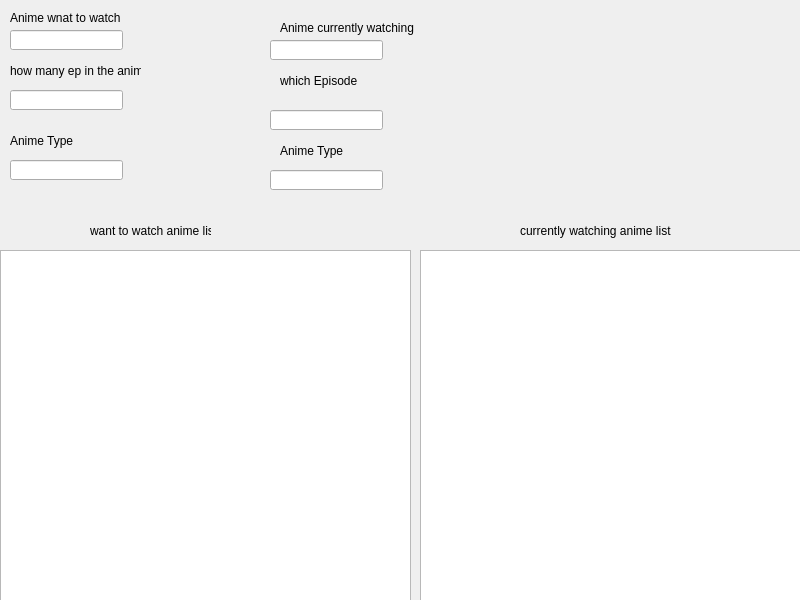
<?xml version="1.0" encoding="UTF-8"?>
<ui version="4.0">
 <class>MainWindow</class>
 <widget class="QMainWindow" name="MainWindow">
  <property name="geometry">
   <rect>
    <x>0</x>
    <y>0</y>
    <width>800</width>
    <height>600</height>
   </rect>
  </property>
  <property name="windowTitle">
   <string>MainWindow</string>
  </property>
  <widget class="QWidget" name="centralwidget">
   <widget class="QLineEdit" name="awtw">
    <property name="geometry">
     <rect>
      <x>10</x>
      <y>30</y>
      <width>113</width>
      <height>20</height>
     </rect>
    </property>
   </widget>
   <widget class="QLabel" name="walab">
    <property name="geometry">
     <rect>
      <x>10</x>
      <y>10</y>
      <width>111</width>
      <height>16</height>
     </rect>
    </property>
    <property name="text">
     <string>Anime wnat to watch</string>
    </property>
   </widget>
   <widget class="QLabel" name="hmlab">
    <property name="geometry">
     <rect>
      <x>10</x>
      <y>60</y>
      <width>131</width>
      <height>21</height>
     </rect>
    </property>
    <property name="text">
     <string>how many ep in the anime</string>
    </property>
   </widget>
   <widget class="QLineEdit" name="hmea">
    <property name="geometry">
     <rect>
      <x>10</x>
      <y>90</y>
      <width>113</width>
      <height>20</height>
     </rect>
    </property>
   </widget>
   <widget class="QLabel" name="atlab">
    <property name="geometry">
     <rect>
      <x>10</x>
      <y>130</y>
      <width>131</width>
      <height>21</height>
     </rect>
    </property>
    <property name="text">
     <string>Anime Type</string>
    </property>
   </widget>
   <widget class="QLineEdit" name="atwatch">
    <property name="geometry">
     <rect>
      <x>10</x>
      <y>160</y>
      <width>113</width>
      <height>20</height>
     </rect>
    </property>
   </widget>
   <widget class="QLabel" name="acwlab">
    <property name="geometry">
     <rect>
      <x>280</x>
      <y>20</y>
      <width>141</width>
      <height>16</height>
     </rect>
    </property>
    <property name="text">
     <string>Anime currently watching</string>
    </property>
   </widget>
   <widget class="QLineEdit" name="acw">
    <property name="geometry">
     <rect>
      <x>270</x>
      <y>40</y>
      <width>113</width>
      <height>20</height>
     </rect>
    </property>
   </widget>
   <widget class="QLabel" name="welab">
    <property name="geometry">
     <rect>
      <x>280</x>
      <y>70</y>
      <width>131</width>
      <height>21</height>
     </rect>
    </property>
    <property name="text">
     <string>which Episode</string>
    </property>
   </widget>
   <widget class="QLineEdit" name="we">
    <property name="geometry">
     <rect>
      <x>270</x>
      <y>110</y>
      <width>113</width>
      <height>20</height>
     </rect>
    </property>
   </widget>
   <widget class="QLabel" name="atlab2">
    <property name="geometry">
     <rect>
      <x>280</x>
      <y>140</y>
      <width>131</width>
      <height>21</height>
     </rect>
    </property>
    <property name="text">
     <string>Anime Type</string>
    </property>
   </widget>
   <widget class="QLineEdit" name="atwatching">
    <property name="geometry">
     <rect>
      <x>270</x>
      <y>170</y>
      <width>113</width>
      <height>20</height>
     </rect>
    </property>
   </widget>
   <widget class="QListWidget" name="wtwanimelist">
    <property name="geometry">
     <rect>
      <x>0</x>
      <y>250</y>
      <width>411</width>
      <height>351</height>
     </rect>
    </property>
   </widget>
   <widget class="QListWidget" name="cwalist">
    <property name="geometry">
     <rect>
      <x>420</x>
      <y>250</y>
      <width>381</width>
      <height>351</height>
     </rect>
    </property>
   </widget>
   <widget class="QLabel" name="label_7">
    <property name="geometry">
     <rect>
      <x>90</x>
      <y>210</y>
      <width>121</width>
      <height>41</height>
     </rect>
    </property>
    <property name="text">
     <string>want to watch anime list</string>
    </property>
   </widget>
   <widget class="QLabel" name="label_8">
    <property name="geometry">
     <rect>
      <x>520</x>
      <y>210</y>
      <width>151</width>
      <height>41</height>
     </rect>
    </property>
    <property name="text">
     <string>currently watching anime list</string>
    </property>
   </widget>
  </widget>
 </widget>
 <resources/>
 <connections/>
</ui>
